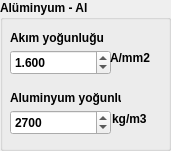
     <widget class="QGroupBox" name="groupBox_53">
      <property name="geometry">
       <rect>
        <x>180</x>
        <y>10</y>
        <width>171</width>
        <height>151</height>
       </rect>
      </property>
      <property name="sizePolicy">
       <sizepolicy hsizetype="Preferred" vsizetype="Preferred">
        <horstretch>0</horstretch>
        <verstretch>0</verstretch>
       </sizepolicy>
      </property>
      <property name="font">
       <font>
        <weight>75</weight>
        <bold>true</bold>
       </font>
      </property>
      <property name="title">
       <string>Alüminyum - Al</string>
      </property>
      <widget class="QLabel" name="label_85">
       <property name="geometry">
        <rect>
         <x>10</x>
         <y>30</y>
         <width>111</width>
         <height>16</height>
        </rect>
       </property>
       <property name="text">
        <string>Akım yoğunluğu</string>
       </property>
       <property name="textFormat">
        <enum>Qt::RichText</enum>
       </property>
       <property name="scaledContents">
        <bool>false</bool>
       </property>
      </widget>
      <widget class="QDoubleSpinBox" name="doubleSpinBox_62">
       <property name="geometry">
        <rect>
         <x>10</x>
         <y>50</y>
         <width>101</width>
         <height>25</height>
        </rect>
       </property>
       <property name="decimals">
        <number>3</number>
       </property>
       <property name="singleStep">
        <double>0.500000000000000</double>
       </property>
       <property name="value">
        <double>1.600000000000000</double>
       </property>
      </widget>
      <widget class="QLabel" name="label_86">
       <property name="geometry">
        <rect>
         <x>10</x>
         <y>90</y>
         <width>111</width>
         <height>16</height>
        </rect>
       </property>
       <property name="text">
        <string>Aluminyum yoğunluğu</string>
       </property>
       <property name="textFormat">
        <enum>Qt::RichText</enum>
       </property>
       <property name="scaledContents">
        <bool>false</bool>
       </property>
      </widget>
      <widget class="QDoubleSpinBox" name="doubleSpinBox_63">
       <property name="geometry">
        <rect>
         <x>10</x>
         <y>110</y>
         <width>101</width>
         <height>25</height>
        </rect>
       </property>
       <property name="decimals">
        <number>0</number>
       </property>
       <property name="maximum">
        <double>99999.000000000000000</double>
       </property>
       <property name="value">
        <double>2700.000000000000000</double>
       </property>
      </widget>
      <widget class="QLabel" name="label_90">
       <property name="geometry">
        <rect>
         <x>110</x>
         <y>50</y>
         <width>51</width>
         <height>16</height>
        </rect>
       </property>
       <property name="text">
        <string>A/mm2</string>
       </property>
       <property name="textFormat">
        <enum>Qt::RichText</enum>
       </property>
       <property name="scaledContents">
        <bool>false</bool>
       </property>
      </widget>
      <widget class="QLabel" name="label_89">
       <property name="geometry">
        <rect>
         <x>112</x>
         <y>111</y>
         <width>51</width>
         <height>16</height>
        </rect>
       </property>
       <property name="text">
        <string>kg/m3</string>
       </property>
       <property name="textFormat">
        <enum>Qt::RichText</enum>
       </property>
       <property name="scaledContents">
        <bool>false</bool>
       </property>
      </widget>
     </widget>
